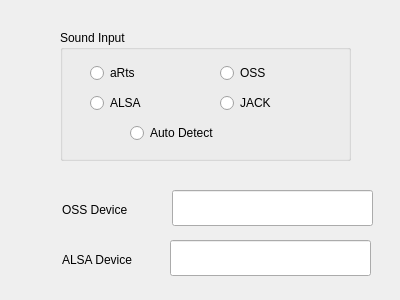
<?xml version="1.0" encoding="UTF-8"?>
<ui version="4.0">
 <class>AudioDialog</class>
 <widget class="QDialog" name="AudioDialog">
  <property name="geometry">
   <rect>
    <x>0</x>
    <y>0</y>
    <width>400</width>
    <height>300</height>
   </rect>
  </property>
  <property name="windowTitle">
   <string>Audio Settings</string>
  </property>
  <widget class="QLabel" name="ossDeviceLabel">
   <property name="geometry">
    <rect>
     <x>62</x>
     <y>200</y>
     <width>91</width>
     <height>20</height>
    </rect>
   </property>
   <property name="text">
    <string>OSS Device</string>
   </property>
  </widget>
  <widget class="QLabel" name="alsaDeviceLabel">
   <property name="geometry">
    <rect>
     <x>62</x>
     <y>250</y>
     <width>91</width>
     <height>20</height>
    </rect>
   </property>
   <property name="text">
    <string>ALSA Device</string>
   </property>
  </widget>
  <widget class="QLineEdit" name="ossDeviceLineEdit">
   <property name="geometry">
    <rect>
     <x>172</x>
     <y>190</y>
     <width>201</width>
     <height>36</height>
    </rect>
   </property>
  </widget>
  <widget class="QLineEdit" name="alsaDeviceLineEdit">
   <property name="geometry">
    <rect>
     <x>170</x>
     <y>240</y>
     <width>201</width>
     <height>36</height>
    </rect>
   </property>
  </widget>
  <widget class="QGroupBox" name="groupBox">
   <property name="geometry">
    <rect>
     <x>60</x>
     <y>30</y>
     <width>291</width>
     <height>131</height>
    </rect>
   </property>
   <property name="title">
    <string>Sound Input</string>
   </property>
   <widget class="QRadioButton" name="artsRadioButton">
    <property name="geometry">
     <rect>
      <x>30</x>
      <y>30</y>
      <width>109</width>
      <height>26</height>
     </rect>
    </property>
    <property name="text">
     <string>aRts</string>
    </property>
   </widget>
   <widget class="QRadioButton" name="ossRadioButton">
    <property name="geometry">
     <rect>
      <x>160</x>
      <y>30</y>
      <width>109</width>
      <height>26</height>
     </rect>
    </property>
    <property name="text">
     <string>OSS</string>
    </property>
   </widget>
   <widget class="QRadioButton" name="alsaRadioButton">
    <property name="geometry">
     <rect>
      <x>30</x>
      <y>60</y>
      <width>109</width>
      <height>26</height>
     </rect>
    </property>
    <property name="text">
     <string>ALSA</string>
    </property>
   </widget>
   <widget class="QRadioButton" name="jackRadioButton">
    <property name="geometry">
     <rect>
      <x>160</x>
      <y>60</y>
      <width>109</width>
      <height>26</height>
     </rect>
    </property>
    <property name="text">
     <string>JACK</string>
    </property>
   </widget>
   <widget class="QRadioButton" name="autoDetectRadioButton">
    <property name="geometry">
     <rect>
      <x>70</x>
      <y>90</y>
      <width>141</width>
      <height>26</height>
     </rect>
    </property>
    <property name="text">
     <string>Auto Detect</string>
    </property>
   </widget>
  </widget>
 </widget>
 <resources/>
 <connections/>
</ui>
